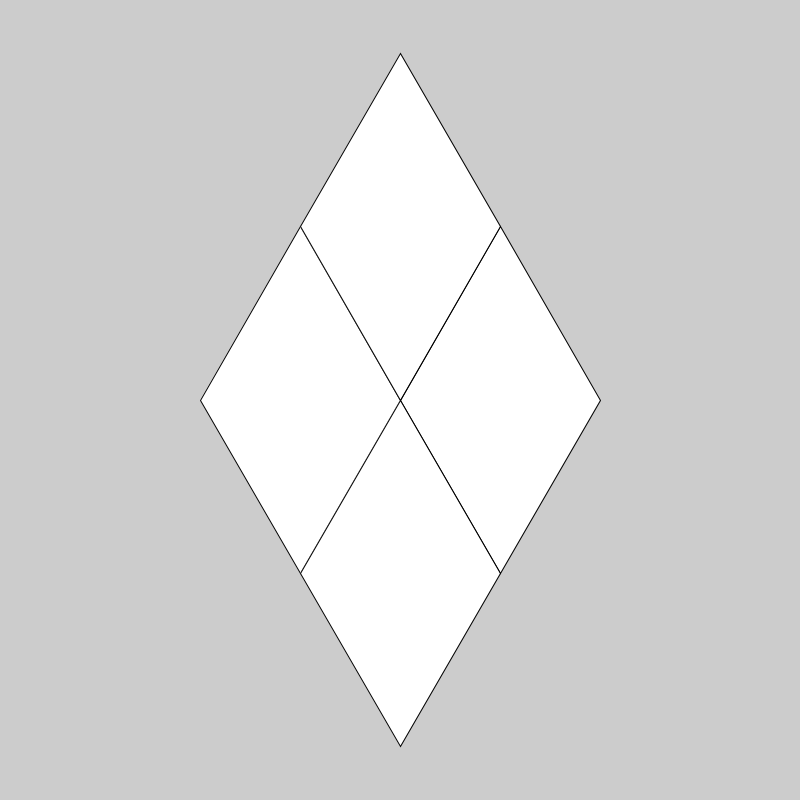
Frame 1 (no input)
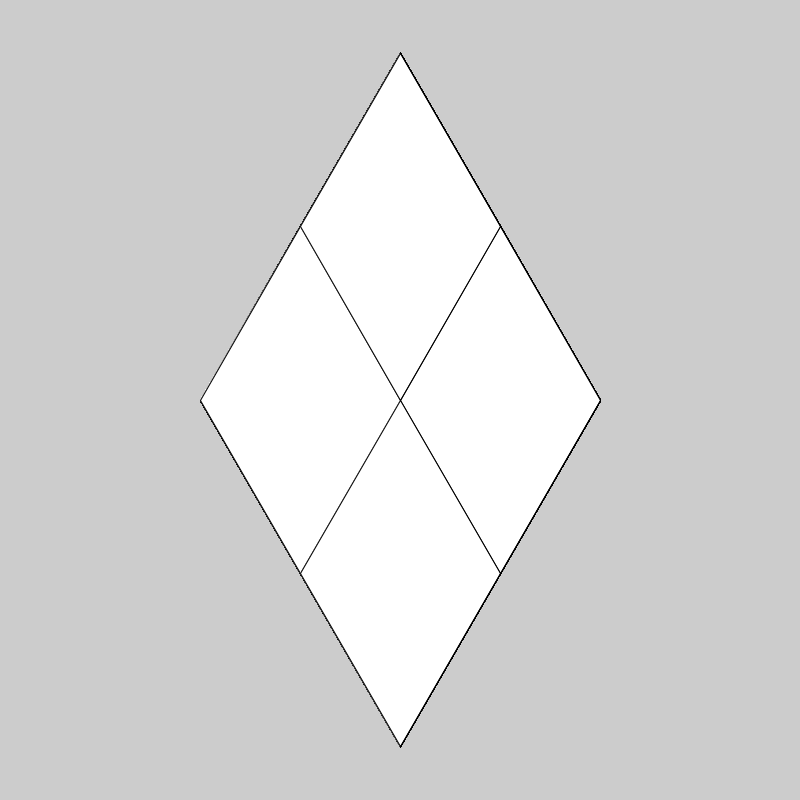
Frame 60 (the mouse pressed at the canvas centre just before this capture)
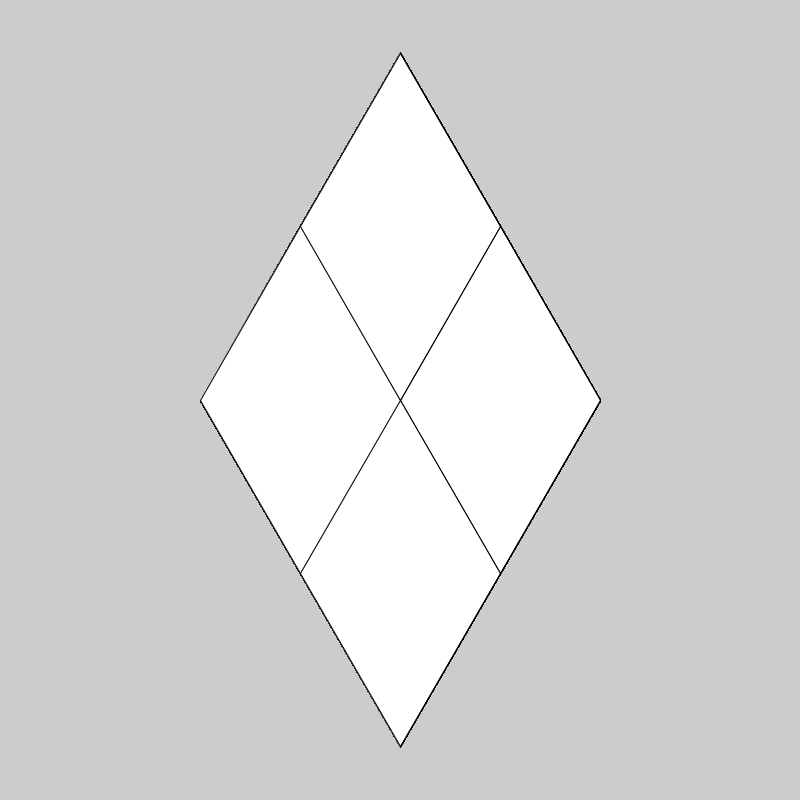
Frame 120 (the mouse held since frame 60 and released just before this capture)

The Processing sketch that drew these frames (run headless with seeded random() and noise(); from frame 60 on, the mouse is pressed at the canvas centre):

// Processing sketch: diamonds
// ── diamonds.pde
int s = 200;
void setup(){
  size(800,800);
}
void draw(){
  beginShape();
  vertex(400, 400);
  vertex(400-s/2, 400-s * sqrt(3)/2);
  vertex(400-s, 400);
  vertex(400-s/2, 400+s * sqrt(3)/2);
  endShape(CLOSE);
  beginShape();
  vertex(400+s, 400);
  vertex(400-s/2+s, 400-s * sqrt(3)/2);
  vertex(400-s+s, 400);
  vertex(400-s/2+s, 400+s * sqrt(3)/2);
  endShape(CLOSE);
  beginShape();
  vertex(400+s/2, 400-s*sqrt(3)/2);
  vertex(400-s/2+s/2, 400-s * sqrt(3)/2-s*sqrt(3)/2);
  vertex(400-s+s/2, 400-s*sqrt(3)/2);
  vertex(400-s/2+s/2, 400+s * sqrt(3)/2-s*sqrt(3)/2);
  endShape(CLOSE);
  beginShape();
  vertex(400+s/2, 400+s*sqrt(3)/2);
  vertex(400-s/2+s/2, 400-s * sqrt(3)/2+s*sqrt(3)/2);
  vertex(400-s+s/2, 400+s*sqrt(3)/2);
  vertex(400-s/2+s/2, 400+s * sqrt(3)/2+s*sqrt(3)/2);
  endShape(CLOSE);
}
